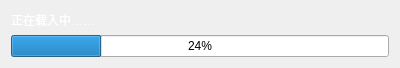
<?xml version="1.0" encoding="UTF-8"?>
<ui version="4.0">
 <class>WaitDlg</class>
 <widget class="QDialog" name="WaitDlg">
  <property name="geometry">
   <rect>
    <x>0</x>
    <y>0</y>
    <width>400</width>
    <height>56</height>
   </rect>
  </property>
  <property name="windowTitle">
   <string>WaitDlg</string>
  </property>
  <layout class="QVBoxLayout" name="verticalLayout">
   <item>
    <widget class="QLabel" name="label">
     <property name="styleSheet">
      <string notr="true">color: rgb(255, 255, 255);</string>
     </property>
     <property name="text">
      <string>正在载入中……</string>
     </property>
    </widget>
   </item>
   <item>
    <widget class="QProgressBar" name="LoadProgressBar">
     <property name="value">
      <number>24</number>
     </property>
     <property name="textVisible">
      <bool>true</bool>
     </property>
     <property name="textDirection">
      <enum>QProgressBar::TopToBottom</enum>
     </property>
    </widget>
   </item>
  </layout>
 </widget>
 <layoutdefault spacing="6" margin="11"/>
 <resources/>
 <connections/>
</ui>
